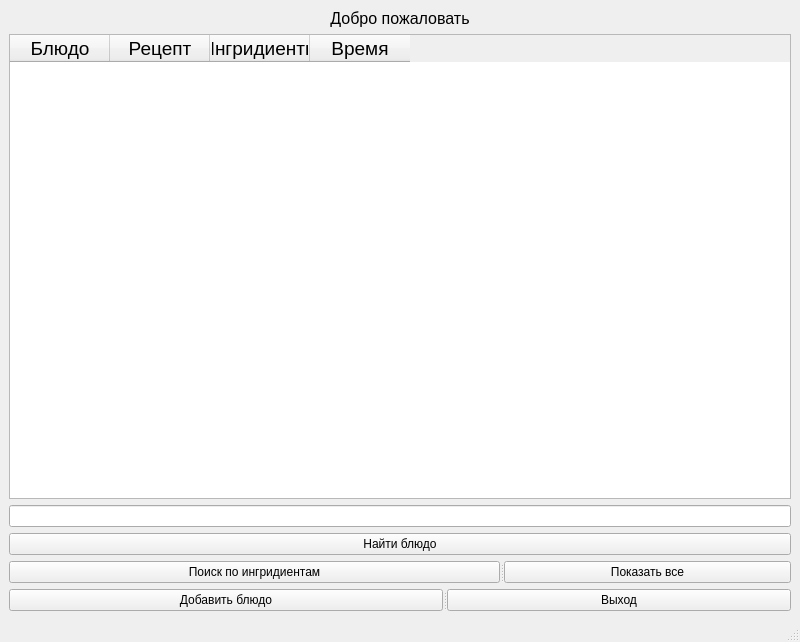
<?xml version="1.0" encoding="UTF-8"?>
<ui version="4.0">
 <class>MainWindow</class>
 <widget class="QMainWindow" name="MainWindow">
  <property name="geometry">
   <rect>
    <x>0</x>
    <y>0</y>
    <width>800</width>
    <height>642</height>
   </rect>
  </property>
  <property name="windowTitle">
   <string>MainWindow</string>
  </property>
  <widget class="QWidget" name="centralwidget">
   <layout class="QVBoxLayout" name="verticalLayout">
    <item>
     <widget class="QLabel" name="label">
      <property name="text">
       <string>&lt;html&gt;&lt;head/&gt;&lt;body&gt;&lt;p align=&quot;center&quot;&gt;&lt;span style=&quot; font-size:12pt;&quot;&gt;Добро пожаловать&lt;/span&gt;&lt;/p&gt;&lt;/body&gt;&lt;/html&gt;</string>
      </property>
     </widget>
    </item>
    <item>
     <widget class="QTableWidget" name="tableWidget">
      <column>
       <property name="text">
        <string>Блюдо</string>
       </property>
       <property name="font">
        <font>
         <pointsize>14</pointsize>
        </font>
       </property>
      </column>
      <column>
       <property name="text">
        <string>Рецепт</string>
       </property>
       <property name="font">
        <font>
         <pointsize>14</pointsize>
        </font>
       </property>
      </column>
      <column>
       <property name="text">
        <string>Ингридиенты</string>
       </property>
       <property name="font">
        <font>
         <pointsize>14</pointsize>
        </font>
       </property>
      </column>
      <column>
       <property name="text">
        <string>Время</string>
       </property>
       <property name="font">
        <font>
         <pointsize>14</pointsize>
        </font>
       </property>
      </column>
     </widget>
    </item>
    <item>
     <widget class="QLineEdit" name="lineEdit"/>
    </item>
    <item>
     <widget class="QPushButton" name="pushButton_1">
      <property name="toolTip">
       <string>&lt;html&gt;&lt;head/&gt;&lt;body&gt;&lt;p align=&quot;center&quot;&gt;&lt;br/&gt;&lt;/p&gt;&lt;/body&gt;&lt;/html&gt;</string>
      </property>
      <property name="text">
       <string>Найти блюдо</string>
      </property>
     </widget>
    </item>
    <item>
     <widget class="QSplitter" name="splitter">
      <property name="orientation">
       <enum>Qt::Horizontal</enum>
      </property>
      <widget class="QPushButton" name="pushButton_3">
       <property name="text">
        <string>Поиск по ингридиентам</string>
       </property>
      </widget>
      <widget class="QPushButton" name="pushButton_2">
       <property name="text">
        <string>Показать все</string>
       </property>
      </widget>
     </widget>
    </item>
    <item>
     <widget class="QSplitter" name="splitter_2">
      <property name="orientation">
       <enum>Qt::Horizontal</enum>
      </property>
      <widget class="QPushButton" name="pushButton_4">
       <property name="text">
        <string>Добавить блюдо</string>
       </property>
      </widget>
      <widget class="QPushButton" name="pushButton_5">
       <property name="text">
        <string>Выход</string>
       </property>
      </widget>
     </widget>
    </item>
   </layout>
  </widget>
  <widget class="QStatusBar" name="statusbar"/>
 </widget>
 <resources/>
 <connections/>
</ui>
